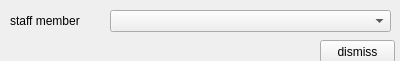
<?xml version="1.0" encoding="UTF-8"?>
<ui version="4.0">
 <class>Form</class>
 <widget class="QWidget" name="Form">
  <property name="geometry">
   <rect>
    <x>0</x>
    <y>0</y>
    <width>400</width>
    <height>61</height>
   </rect>
  </property>
  <property name="windowTitle">
   <string>Dismiss Staff</string>
  </property>
  <widget class="QComboBox" name="cmb_users">
   <property name="geometry">
    <rect>
     <x>110</x>
     <y>10</y>
     <width>281</width>
     <height>22</height>
    </rect>
   </property>
  </widget>
  <widget class="QLabel" name="label_11">
   <property name="geometry">
    <rect>
     <x>10</x>
     <y>10</y>
     <width>91</width>
     <height>21</height>
    </rect>
   </property>
   <property name="text">
    <string>staff member</string>
   </property>
  </widget>
  <widget class="QPushButton" name="btn_run">
   <property name="geometry">
    <rect>
     <x>320</x>
     <y>40</y>
     <width>75</width>
     <height>23</height>
    </rect>
   </property>
   <property name="text">
    <string>dismiss</string>
   </property>
  </widget>
 </widget>
 <resources/>
 <connections/>
</ui>
